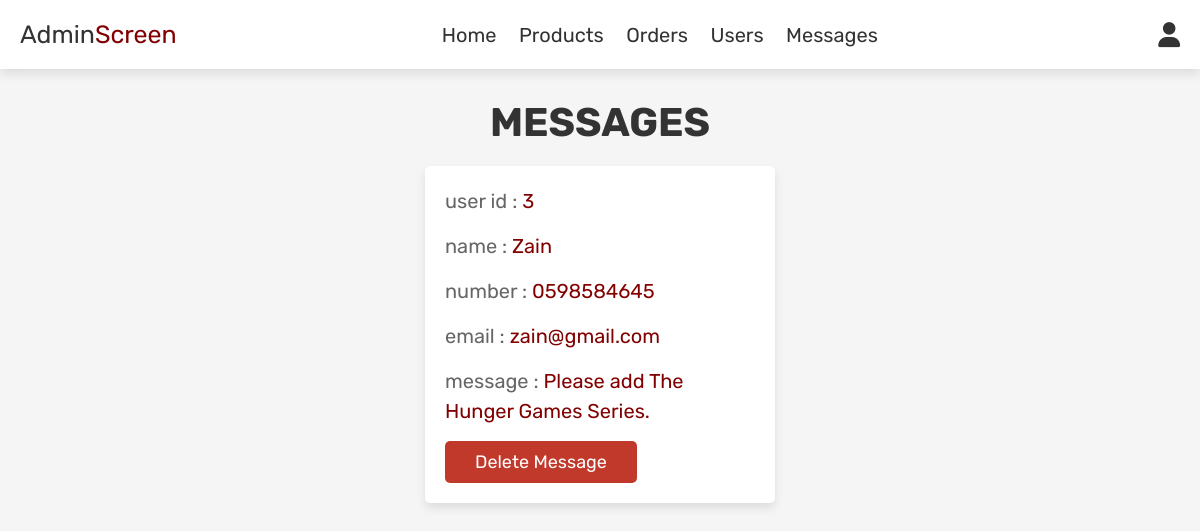
Screenshot of /admin_contacts.php (signed in) with the database file from the repository.
### tables this page shows
CREATE TABLE `message` (
  `id` int(100) NOT NULL,
  `user_id` int(100) NOT NULL,
  `name` varchar(100) NOT NULL,
  `email` varchar(100) NOT NULL,
  `number` varchar(12) NOT NULL,
  `message` varchar(500) NOT NULL
);

### admin_contacts.php (the view, shortened to what this page needs)
<?php
$conn = mysqli_connect('localhost','root','','shop_db') or die('connection failed');
?>
<!DOCTYPE html>
<html lang="en">
<head>
    <link rel="stylesheet" href="https://cdnjs.cloudflare.com/ajax/libs/font-awesome/6.0.0/css/all.min.css">
    <link rel="stylesheet" href="admin_style.css">
</head>
<body>
<?php include 'admin_header.php'; ?>
<section class="messages">
    <h1 class="title"> messages </h1>
    <div class="box-container">
        <?php
        $select_message = mysqli_query($conn, "SELECT * FROM `message`") or die('query failed');
        if(mysqli_num_rows($select_message) > 0){
            while($fetch_message = mysqli_fetch_assoc($select_message)){
                ?>
                <div class="box">
                    <p> user id : <span><?php echo $fetch_message['user_id']; ?></span> </p>
                    <p> name : <span><?php echo $fetch_message['name']; ?></span> </p>
                    <p> number : <span><?php echo $fetch_message['number']; ?></span> </p>
                    <p> email : <span><?php echo $fetch_message['email']; ?></span> </p>
                    <p> message : <span><?php echo $fetch_message['message']; ?></span> </p>
                    <a href="admin_contacts.php?delete=<?php echo $fetch_message['id']; ?>" onclick="return confirm('delete this message?');" class="delete-btn">delete message</a>
                </div>
                <?php
            };
        }else{
            echo '<p class="empty">you have no messages!</p>';
        }
        ?>
    </div>
</section>
</body>
</html>

### admin_style.css (style rules this page uses)
:root { --maroon:#820000; --red:#c0392b; --golden:#f39c12; --gray:#99A98F; --black:#333; --white:#fff; --light-color:#666; --light-white:#ccc; --light-bg:#f5f5f5; --border:.1rem solid var(--black); --box-shadow:0 .5rem 1rem rgba(0,0,0,.1); }
* { font-family: 'Rubik', sans-serif; margin:0; padding:0; box-sizing: border-box; outline: none; border:none; text-decoration: none; transition:all .2s linear; }
html { font-size: 62.5%; overflow-x: hidden; }
body { background-color: var(--light-bg); }
section { padding:3rem 2rem; }
.title { text-align: center; margin-bottom: 2rem; text-transform: uppercase; color:var(--black); font-size: 4rem; }
.btn, .option-btn, .delete-btn, .white-btn { display: inline-block; margin-top: 1rem; padding:1rem 3rem; cursor: pointer; color:var(--white); font-size: 1.8rem; border-radius: .5rem; text-transform: capitalize; }
.delete-btn { background-color: var(--red); }
.messages .box-container { display: grid; grid-template-columns: repeat(auto-fit, 35rem); justify-content: center; gap:1.5rem; max-width: 1200px; margin:0 auto; align-items: flex-start; }
.messages .box-container .box { background-color: var(--white); padding:2rem; box-shadow: var(--box-shadow); border-radius: .5rem; }
.messages .box-container .box p { padding-bottom: 1.5rem; font-size: 2rem; color:var(--light-color); line-height: 1.5; }
.messages .box-container .box p span { color:var(--maroon); }
.messages .box-container .box .delete-btn { margin-top: 0; }

### rows the page displays
message: user "3", name "Zain", number "0598584645", email "zain@gmail.com", message "Please add The Hunger Games Series."
